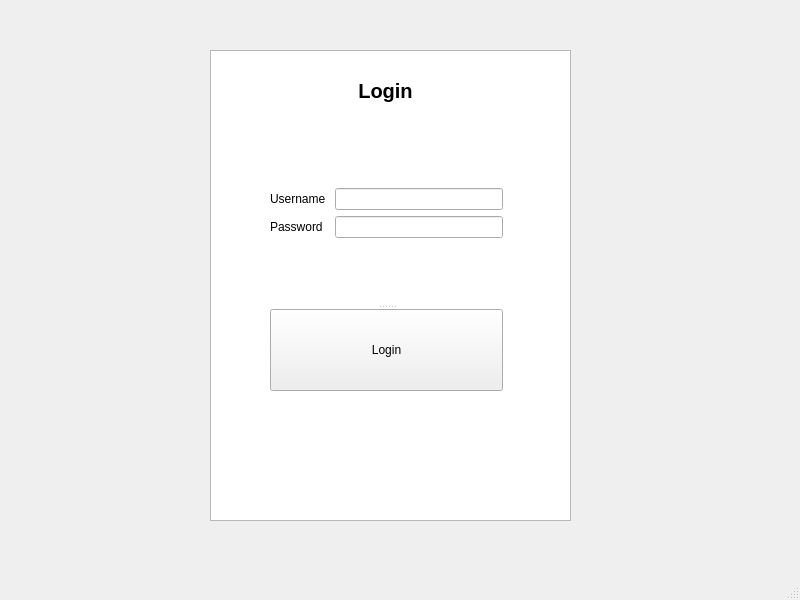
<?xml version="1.0" encoding="UTF-8"?>
<ui version="4.0">
 <class>MainWindow</class>
 <widget class="QMainWindow" name="MainWindow">
  <property name="geometry">
   <rect>
    <x>0</x>
    <y>0</y>
    <width>800</width>
    <height>600</height>
   </rect>
  </property>
  <property name="windowTitle">
   <string>MainWindow</string>
  </property>
  <property name="styleSheet">
   <string notr="true">
</string>
  </property>
  <widget class="QWidget" name="centralwidget">
   <widget class="QGraphicsView" name="LoginPanel">
    <property name="geometry">
     <rect>
      <x>210</x>
      <y>50</y>
      <width>361</width>
      <height>471</height>
     </rect>
    </property>
    <property name="sizePolicy">
     <sizepolicy hsizetype="Preferred" vsizetype="Preferred">
      <horstretch>0</horstretch>
      <verstretch>0</verstretch>
     </sizepolicy>
    </property>
    <property name="styleSheet">
     <string notr="true"/>
    </property>
   </widget>
   <widget class="QLabel" name="LoginHeading">
    <property name="geometry">
     <rect>
      <x>330</x>
      <y>70</y>
      <width>111</width>
      <height>41</height>
     </rect>
    </property>
    <property name="font">
     <font>
      <pointsize>15</pointsize>
      <bold>true</bold>
     </font>
    </property>
    <property name="text">
     <string>Login</string>
    </property>
    <property name="alignment">
     <set>Qt::AlignCenter</set>
    </property>
   </widget>
   <widget class="QSplitter" name="splitter">
    <property name="geometry">
     <rect>
      <x>270</x>
      <y>120</y>
      <width>233</width>
      <height>271</height>
     </rect>
    </property>
    <property name="orientation">
     <enum>Qt::Vertical</enum>
    </property>
    <widget class="QWidget" name="formLayoutWidget">
     <layout class="QFormLayout" name="formLayout">
      <property name="formAlignment">
       <set>Qt::AlignCenter</set>
      </property>
      <item row="0" column="0">
       <widget class="QLabel" name="label">
        <property name="text">
         <string>Username </string>
        </property>
       </widget>
      </item>
      <item row="1" column="0">
       <widget class="QLabel" name="label_2">
        <property name="text">
         <string>Password</string>
        </property>
       </widget>
      </item>
      <item row="0" column="1">
       <widget class="QLineEdit" name="username"/>
      </item>
      <item row="1" column="1">
       <widget class="QLineEdit" name="password"/>
      </item>
     </layout>
    </widget>
    <widget class="QPushButton" name="loginbutton">
     <property name="text">
      <string>Login</string>
     </property>
    </widget>
   </widget>
  </widget>
  <widget class="QMenuBar" name="menubar">
   <property name="geometry">
    <rect>
     <x>0</x>
     <y>0</y>
     <width>800</width>
     <height>26</height>
    </rect>
   </property>
  </widget>
  <widget class="QStatusBar" name="statusbar"/>
 </widget>
 <resources/>
 <connections/>
</ui>
